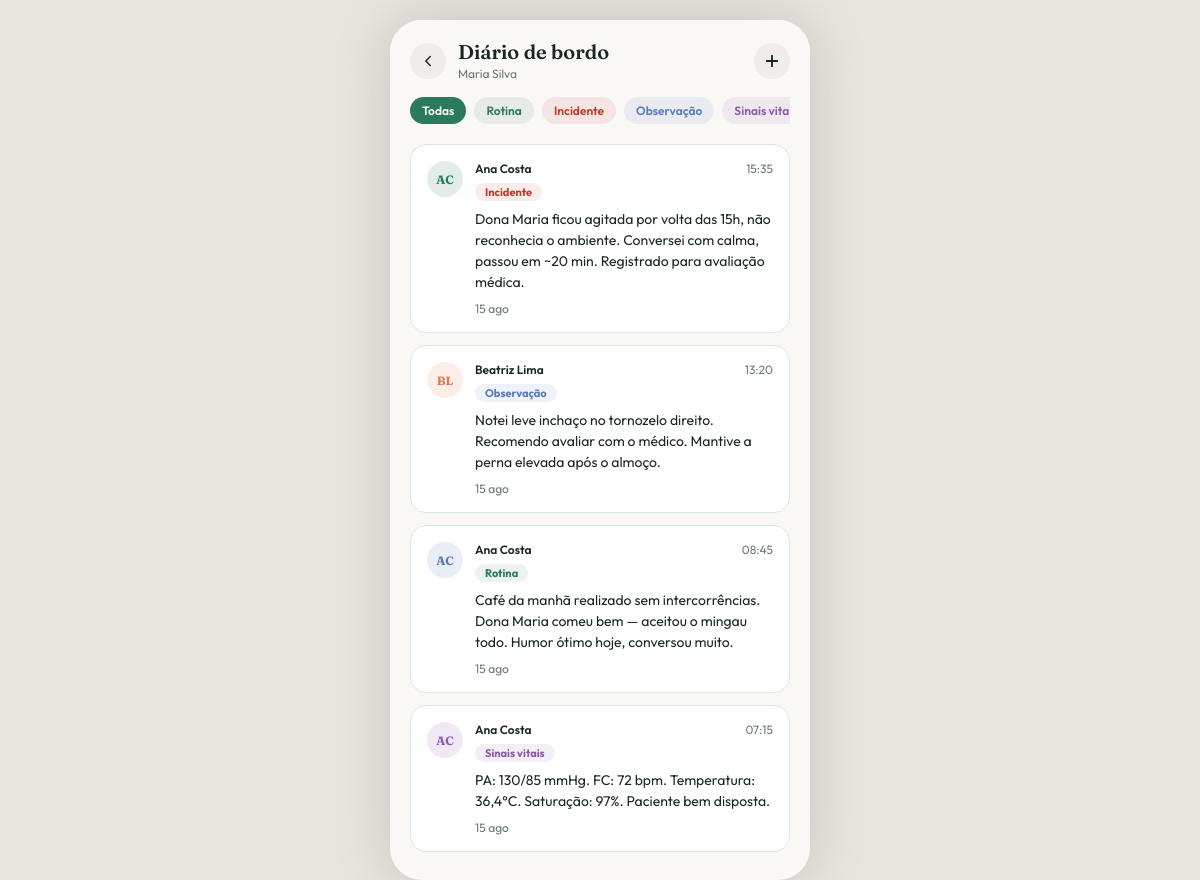
The page /diary.php?id=1 (signed in) on the database its author committed.
### tables this page shows
CREATE TABLE idoso (
    id SERIAL PRIMARY KEY,
    responsavel_id BIGINT UNSIGNED NOT NULL,
    nome_completo VARCHAR(150) NOT NULL,
    data_nascimento DATE NOT NULL,
    condicoes_medicas TEXT,
    telefone_emergencia VARCHAR(20) NOT NULL,
    criado_em TIMESTAMP DEFAULT CURRENT_TIMESTAMP,
    CONSTRAINT fk_idoso_responsavel FOREIGN KEY (responsavel_id) REFERENCES usuario(id) ON DELETE CASCADE
);

CREATE TABLE diario (
    id SERIAL PRIMARY KEY,
    idoso_id BIGINT UNSIGNED NOT NULL,
    cuidador_id BIGINT UNSIGNED NOT NULL,
    categoria VARCHAR(30) DEFAULT 'rotina' CHECK (categoria IN ('rotina', 'incidente', 'observacao', 'sinais_vitais')),
    mensagem TEXT NOT NULL,
    criado_em TIMESTAMP DEFAULT CURRENT_TIMESTAMP,
    CONSTRAINT fk_diario_idoso FOREIGN KEY (idoso_id) REFERENCES idoso(id) ON DELETE CASCADE,
    CONSTRAINT fk_diario_cuidador FOREIGN KEY (cuidador_id) REFERENCES usuario(id) ON DELETE CASCADE
);

CREATE TABLE usuario (
    id SERIAL PRIMARY KEY,
    nome_completo VARCHAR(150) NOT NULL,
    email VARCHAR(150) UNIQUE NOT NULL,
    senha_hash VARCHAR(255) NOT NULL,
    telefone VARCHAR(20) NOT NULL,
    tipo_usuario VARCHAR(20) NOT NULL CHECK (tipo_usuario IN ('responsavel', 'cuidador')),
    criado_em TIMESTAMP DEFAULT CURRENT_TIMESTAMP
);

### includes/functions.php (called while the page is built, shortened)
<?php
require_once __DIR__ . '/../config/database.php';
function iniciais(string $nome): string
{
    $partes = preg_split('/\s+/', trim($nome));
    $partes = array_slice($partes, 0, 2);
    $temMb = function_exists('mb_substr') && function_exists('mb_strtoupper');
    $letras = array_map(function ($p) use ($temMb) {
        $primeira = $temMb ? mb_substr($p, 0, 1) : substr($p, 0, 1);
        return $temMb ? mb_strtoupper($primeira) : strtoupper($primeira);
    }, $partes);
    return implode('', $letras);
}
function formatarHora(string $dataHora): string
{
    $ts = strtotime($dataHora);
    return $ts ? date('H:i', $ts) : $dataHora;
}
function formatarDataCurta(string $dataHora): string
{
    $ts = strtotime($dataHora);
    $meses = ['jan', 'fev', 'mar', 'abr', 'mai', 'jun', 'jul', 'ago', 'set', 'out', 'nov', 'dez'];
    return date('d', $ts) . ' ' . $meses[(int)date('n', $ts) - 1];
}
function e(?string $str): string
{
    return htmlspecialchars($str ?? '', ENT_QUOTES, 'UTF-8');
}
function pacienteDoUsuarioOuFalha(int $idosoId): array
{
    $db = getDB();
    $stmt = $db->prepare('SELECT * FROM idoso WHERE id = ? AND responsavel_id = ?');
    $stmt->execute([$idosoId, $_SESSION['user_id']]);
    $idoso = $stmt->fetch();
    $stmt = $db->prepare('SELECT i.* FROM idoso i
        JOIN cuidador_idoso ci ON ci.idoso_id = i.id
        LEFT JOIN cuidador c ON c.id = ci.cuidador_id
        WHERE i.id = ? AND (ci.cuidador_id = ? OR c.usuario_id = ?) AND ci.status = ?');
    $stmt->execute([$idosoId, $_SESSION['user_id'], $_SESSION['user_id'], 'ativo']);
    $idoso = $stmt->fetch();
    return $idoso;
}

### config/database.php (called while the page is built, shortened)
<?php
function getDB(): PDO
{
    static $pdo = null;
    if ($pdo !== null) {
        return $pdo;
    }
    $dbHost = getenv('DB_HOST') ?: '127.0.0.1';
    $dbName = getenv('DB_NAME') ?: 'bd_cuida_idoso';
    $dbUser = getenv('DB_USER') ?: 'root';
    $dbPass = getenv('DB_PASS') ?: '';
    $charset = 'utf8mb4';
    try {
        $dsn = "mysql:host={$dbHost};dbname={$dbName};charset={$charset}";
        $pdo = new PDO($dsn, $dbUser, $dbPass, [
            PDO::ATTR_ERRMODE => PDO::ERRMODE_EXCEPTION,
            PDO::ATTR_DEFAULT_FETCH_MODE => PDO::FETCH_ASSOC,
            PDO::ATTR_EMULATE_PREPARES => false,
        ]);
    } catch (PDOException $e) {
        try {
            $dsnNoDb = "mysql:host={$dbHost};charset={$charset}";
            $tmp = new PDO($dsnNoDb, $dbUser, $dbPass, [PDO::ATTR_ERRMODE => PDO::ERRMODE_EXCEPTION]);
            $tmp->exec("CREATE DATABASE IF NOT EXISTS `{$dbName}` CHARACTER SET {$charset} COLLATE {$charset}_unicode_ci");
            $pdo = new PDO("mysql:host={$dbHost};dbname={$dbName};charset={$charset}", $dbUser, $dbPass, [
                PDO::ATTR_ERRMODE => PDO::ERRMODE_EXCEPTION,
                PDO::ATTR_DEFAULT_FETCH_MODE => PDO::FETCH_ASSOC,
                PDO::ATTR_EMULATE_PREPARES => false,
            ]);
        } catch (PDOException $e2) {
            throw $e2;
        }
    }
    return $pdo;
}

### diary.php (the view, shortened to what this page needs)
<?php
require_once __DIR__ . '/includes/functions.php';
$idosoId = (int)($_GET['id'] ?? 0);
$idoso = pacienteDoUsuarioOuFalha($idosoId);
$stmt = getDB()->prepare('SELECT d.*, u.nome_completo AS cuidador_nome FROM diario d LEFT JOIN usuario u ON d.cuidador_id = u.id WHERE d.idoso_id = ? ORDER BY d.criado_em DESC');
$stmt->execute([$idosoId]);
$entries = $stmt->fetchAll();
$categoriaLabel = ['rotina' => 'Rotina', 'incidente' => 'Incidente', 'observacao' => 'Observação', 'sinais_vitais' => 'Sinais vitais'];
$categoriaColor = ['rotina' => '#2A7A5B', 'incidente' => '#c0392b', 'observacao' => '#5B7ABA', 'sinais_vitais' => '#8B5BAA'];
$showForm = isset($_GET['novo']);
$headerTitle = 'Diário de bordo';
$headerSubtitle = $idoso['nome_completo'];
$headerBack = 'patient.php?id=' . $idosoId;
$toggleHref = $showForm ? 'diary.php?id=' . $idosoId : 'diary.php?id=' . $idosoId . '&novo=1#form';
$headerRightHtml = '<a href="' . e($toggleHref) . '" class="btn-icon-round' . ($showForm ? ' active' : '') . '">'
    . '<svg width="18" height="18" fill="none" viewBox="0 0 24 24"><path d="M12 5v14M5 12h14" stroke="' . ($showForm ? 'white' : 'var(--foreground)') . '" stroke-width="2.5" stroke-linecap="round"/></svg>'
    . '</a>';
require __DIR__ . '/includes/layout_top.php';
require __DIR__ . '/includes/header_component.php';
?>
<div class="app-body" style="padding:0 20px 24px;">
  <div class="scroll-x" style="margin-bottom:16px;">
    <span class="chip" style="background-color:var(--primary);color:white;">Todas</span>
    <?php foreach ($categoriaLabel as $cat => $label): ?>
      <span class="chip" style="background-color:<?= $categoriaColor[$cat] ?>18;color:<?= $categoriaColor[$cat] ?>;"><?= $label ?></span>
    <?php endforeach; ?>
  </div>
  <div class="flex flex-col gap-3">
    <?php foreach ($entries as $i => $entry):
      $cor = AVATAR_CORES[$i % count(AVATAR_CORES)];
      $cat = $entry['categoria'];
    ?>
      <div class="card">
        <div class="flex items-start gap-3">
          <div class="avatar avatar-round" style="width:36px;height:36px;font-size:12px;background-color:<?= $cor ?>22;color:<?= $cor ?>;">
            <?= e(iniciais($entry['cuidador_nome'] ?? '')) ?>
          </div>
          <div class="flex-1">
            <div class="flex items-center justify-between gap-2" style="margin-bottom:4px;">
              <p class="text-xs font-semibold"><?= e($entry['cuidador_nome'] ?? '') ?></p>
              <span class="text-xs text-muted"><?= formatarHora($entry['criado_em']) ?></span>
            </div>
            <span class="badge" style="background-color:<?= $categoriaColor[$cat] ?>18;color:<?= $categoriaColor[$cat] ?>;margin-bottom:8px;"><?= $categoriaLabel[$cat] ?></span>
            <p class="text-sm" style="line-height:1.5;"><?= nl2br(e($entry['mensagem'])) ?></p>
            <p class="text-xs text-muted" style="margin-top:8px;"><?= formatarDataCurta($entry['criado_em']) ?></p>
          </div>
        </div>
      </div>
    <?php endforeach; ?>
  </div>
</div>
<?php require __DIR__ . '/includes/layout_bottom.php'; ?>

### includes/header_component.php
<?php
$headerSubtitle = $headerSubtitle ?? null;
$headerBack = $headerBack ?? null;
$headerRightHtml = $headerRightHtml ?? '';
?>
<div class="screen-header">
  <?php if ($headerBack): ?>
    <a href="<?= e($headerBack) ?>" class="btn-back">
      <svg width="18" height="18" fill="none" viewBox="0 0 24 24">
        <path d="m15 18-6-6 6-6" stroke="var(--foreground)" stroke-width="2" stroke-linecap="round" stroke-linejoin="round"/>
      </svg>
    </a>
  <?php endif; ?>
  <div class="flex-1">
    <h2 class="truncate"><?= e($headerTitle) ?></h2>
    <?php if ($headerSubtitle): ?>
      <p class="subtitle truncate"><?= e($headerSubtitle) ?></p>
    <?php endif; ?>
  </div>
  <?php if ($headerRightHtml): ?>
    <div class="header-right"><?= $headerRightHtml ?></div>
  <?php endif; ?>
</div>

### assets/css/style.css (style rules this page uses)
:root { --background: #FAF8F5; --foreground: #1A2825; --card: #FFFFFF; --card-foreground: #1A2825; --primary: #2A7A5B; --primary-foreground: #FFFFFF; --secondary: #EEF4F1; --secondary-foreground: #2A7A5B; --muted: #F0EDE8; --muted-foreground: #6B7A78; --accent: #E07B54; --accent-foreground: #FFFFFF; --border: #DDE5E3; --ring: #2A7A5B; --radius: 14px; --danger: #c0392b; --danger-bg: #c0392b18; --blue: #5B7ABA; --purple: #8B5BAA; }
* { box-sizing: border-box; }
html, body { height: 100%; margin: 0; padding: 0; }
body { font-family: 'Outfit', sans-serif; background-color: #E8E4DE; color: var(--foreground); -webkit-font-smoothing: antialiased; }
h1, h2, h3 { font-family: 'Fraunces', serif; margin: 0; }
p { margin: 0; }
a { text-decoration: none; color: inherit; }
.app-body { flex: 1; min-height: 0; display: flex; flex-direction: column; overflow-y: auto; scrollbar-width: none; }
.flex { display: flex; }
.flex-col { flex-direction: column; }
.items-center { align-items: center; }
.items-start { align-items: flex-start; }
.justify-between { justify-content: space-between; }
.gap-2 { gap: 8px; }
.gap-3 { gap: 12px; }
.flex-1 { flex: 1; min-width: 0; }
.truncate { overflow: hidden; text-overflow: ellipsis; white-space: nowrap; }
.screen-header { display: flex; align-items: center; gap: 12px; padding: 20px 20px 16px; background-color: var(--background); flex-shrink: 0; }
.btn-back { width: 36px; height: 36px; border-radius: 999px; background-color: var(--muted); display: flex; align-items: center; justify-content: center; flex-shrink: 0; }
.screen-header h2 { font-size: 20px; font-weight: 600; line-height: 1.2; }
.screen-header .subtitle { font-size: 12px; color: var(--muted-foreground); margin-top: 2px; }
.header-right { margin-left: auto; }
.btn-icon-round { width: 36px; height: 36px; border-radius: 999px; display: flex; align-items: center; justify-content: center; background-color: var(--muted); transition: background-color .15s; }
.card { background-color: var(--card); border: 1px solid var(--border); border-radius: 16px; padding: 16px; }
.avatar { border-radius: 16px; display: flex; align-items: center; justify-content: center; font-family: 'Fraunces', serif; font-weight: 700; flex-shrink: 0; }
.avatar-round { border-radius: 999px; }
.badge { display: inline-block; font-size: 11px; font-weight: 700; padding: 2px 10px; border-radius: 999px; }
.chip { display: inline-block; font-size: 12px; font-weight: 600; padding: 6px 12px; border-radius: 999px; white-space: nowrap; }
.scroll-x { display: flex; gap: 8px; overflow-x: auto; padding-bottom: 4px; scrollbar-width: none; }
.text-xs { font-size: 12px; }
.text-sm { font-size: 14px; }
.text-muted { color: var(--muted-foreground); }
.font-semibold { font-weight: 600; }

### rows shown on the page
idoso: nome_completo "Maria Silva"
diario: cuidador.nome_completo "AC", cuidador.nome_completo "Ana Costa", criado_em "15:35", categoria "Incidente", mensagem "Dona Maria ficou agitada por volta das 15h, não reconhecia o ambiente. Conversei com calma, passou em ~20 min. Registrado para avaliação médica.", criado_em "15 ago"
diario: cuidador.nome_completo "BL", cuidador.nome_completo "Beatriz Lima", criado_em "13:20", categoria "Observação", mensagem "Notei leve inchaço no tornozelo direito. Recomendo avaliar com o médico. Mantive a perna elevada após o almoço.", criado_em "15 ago"
diario: cuidador.nome_completo "AC", cuidador.nome_completo "Ana Costa", criado_em "08:45", categoria "Rotina", mensagem "Café da manhã realizado sem intercorrências. Dona Maria comeu bem — aceitou o mingau todo. Humor ótimo hoje, conversou muito.", criado_em "15 ago"
diario: cuidador.nome_completo "AC", cuidador.nome_completo "Ana Costa", criado_em "07:15", categoria "Sinais vitais", mensagem "PA: 130/85 mmHg. FC: 72 bpm. Temperatura: 36,4°C. Saturação: 97%. Paciente bem disposta.", criado_em "15 ago"

### other values the page prints
$headerTitle "Diário de bordo"
$label "Rotina"
$label "Incidente"
$label "Observação"
$label "Sinais…"
